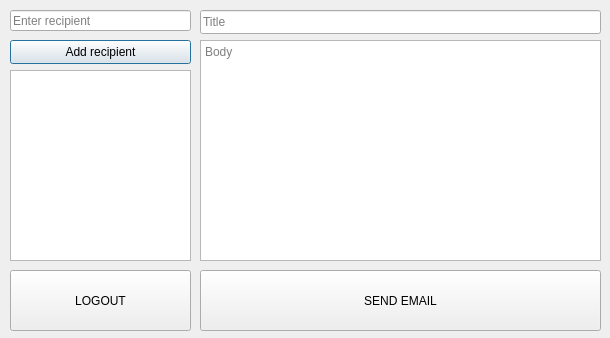
<?xml version="1.0" encoding="UTF-8"?>
<ui version="4.0">
 <class>Dialog</class>
 <widget class="QDialog" name="Dialog">
  <property name="geometry">
   <rect>
    <x>0</x>
    <y>0</y>
    <width>610</width>
    <height>338</height>
   </rect>
  </property>
  <property name="windowTitle">
   <string>Dialog</string>
  </property>
  <widget class="QLineEdit" name="lineEdit_recipient">
   <property name="geometry">
    <rect>
     <x>10</x>
     <y>10</y>
     <width>181</width>
     <height>21</height>
    </rect>
   </property>
   <property name="placeholderText">
    <string>Enter recipient</string>
   </property>
  </widget>
  <widget class="QPushButton" name="pushButton_addRecipient">
   <property name="geometry">
    <rect>
     <x>10</x>
     <y>40</y>
     <width>181</width>
     <height>24</height>
    </rect>
   </property>
   <property name="text">
    <string>Add recipient</string>
   </property>
  </widget>
  <widget class="QListWidget" name="listWidget_recipients">
   <property name="geometry">
    <rect>
     <x>10</x>
     <y>70</y>
     <width>181</width>
     <height>191</height>
    </rect>
   </property>
  </widget>
  <widget class="QLineEdit" name="lineEdit_title">
   <property name="geometry">
    <rect>
     <x>200</x>
     <y>10</y>
     <width>401</width>
     <height>24</height>
    </rect>
   </property>
   <property name="placeholderText">
    <string>Title</string>
   </property>
  </widget>
  <widget class="QTextEdit" name="textEdit_body">
   <property name="geometry">
    <rect>
     <x>200</x>
     <y>40</y>
     <width>401</width>
     <height>221</height>
    </rect>
   </property>
   <property name="placeholderText">
    <string>Body</string>
   </property>
  </widget>
  <widget class="QPushButton" name="pushButton_sendEmail">
   <property name="geometry">
    <rect>
     <x>200</x>
     <y>270</y>
     <width>401</width>
     <height>61</height>
    </rect>
   </property>
   <property name="text">
    <string>SEND EMAIL</string>
   </property>
  </widget>
  <widget class="QPushButton" name="pushButton_Logout">
   <property name="geometry">
    <rect>
     <x>10</x>
     <y>270</y>
     <width>181</width>
     <height>61</height>
    </rect>
   </property>
   <property name="text">
    <string>LOGOUT</string>
   </property>
  </widget>
 </widget>
 <resources/>
 <connections/>
</ui>
